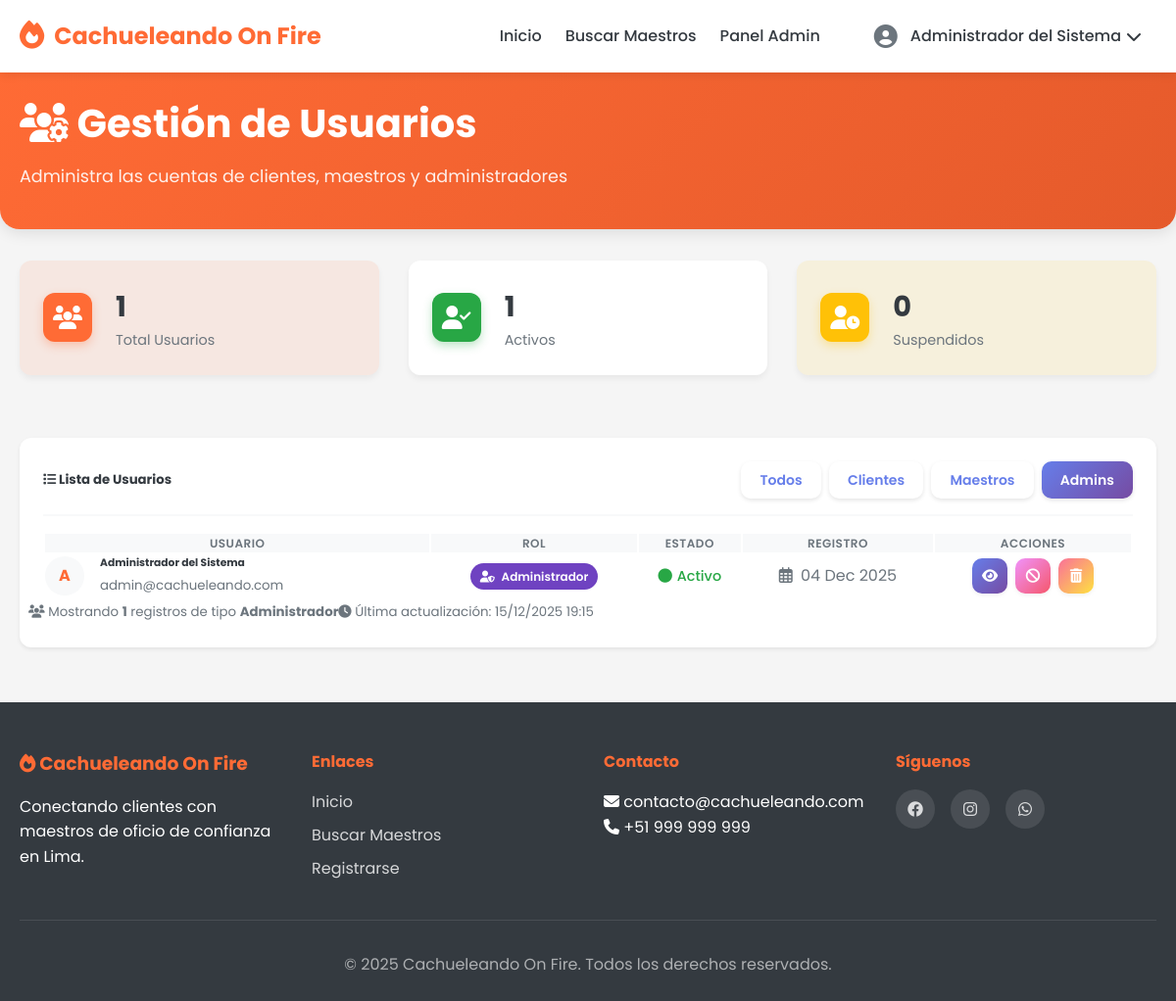
Screenshot of /admin/usuarios?tipo=administrador (signed in) with the database file from the repository.
### tables this page shows
CREATE TABLE IF NOT EXISTS `usuarios` (
  `id` INT(11) NOT NULL AUTO_INCREMENT,
  `tipo_usuario` ENUM('cliente', 'maestro', 'administrador') NOT NULL,
  `nombre_completo` VARCHAR(255) NOT NULL,
  `email` VARCHAR(255) NOT NULL UNIQUE,
  `password` VARCHAR(255) NOT NULL,
  `telefono` VARCHAR(20) DEFAULT NULL,
  `dni` VARCHAR(20) DEFAULT NULL,
  `foto_perfil` VARCHAR(255) DEFAULT NULL,
  `chapa` VARCHAR(100) DEFAULT NULL,
  `estado` ENUM('activo', 'suspendido', 'eliminado') DEFAULT 'activo',
  `fecha_registro` DATETIME DEFAULT CURRENT_TIMESTAMP,
  `ultimo_acceso` DATETIME DEFAULT NULL,
  PRIMARY KEY (`id`),
  INDEX `idx_email` (`email`),
  INDEX `idx_tipo_usuario` (`tipo_usuario`)
);

### controllers/AdminController.php (called while the page is built, shortened)
<?php
class AdminController extends Controller {
    private $usuarioModel;
    public function __construct() {
        $this->usuarioModel = new Usuario($this->db);
    }
    public function usuarios() {
        $tipo = $_GET['tipo'] ?? null;
        $usuarios = $this->usuarioModel->getAll($tipo);
        $usuario_view = $_SESSION['usuario_view'] ?? null;
        $data = [
            'usuarios' => $usuarios,
            'tipo' => $tipo,
            'usuario_view' => $usuario_view
        ];
        $this->view('admin/usuarios', $data);
    }
}

### index.php (called while the page is built, shortened)
<?php
require_once 'config/config.php';
require_once 'config/database.php';
require_once 'core/Controller.php';
$router = new Router();
$router->addRoute('', 'HomeController', 'index');
$router->addRoute('home', 'HomeController', 'index');
$router->addRoute('buscar', 'BuscarController', 'index');
$router->addRoute('maestro/perfil', 'MaestroController', 'verPerfil');
$router->addRoute('login', 'AuthController', 'login');
$router->addRoute('register', 'AuthController', 'register');
$router->addRoute('logout', 'AuthController', 'logout');
$router->addRoute('auth/login', 'AuthController', 'processLogin');
$router->addRoute('auth/register', 'AuthController', 'processRegister');
$router->addRoute('cliente/dashboard', 'ClienteController', 'dashboard');
$router->addRoute('cliente/perfil', 'ClienteController', 'perfil');
$router->addRoute('cliente/historial', 'ClienteController', 'historial');
$router->addRoute('cliente/calificaciones', 'ClienteController', 'calificaciones');
$router->addRoute('cliente/calificar', 'ClienteController', 'calificar');
$router->addRoute('maestro/dashboard', 'MaestroController', 'dashboard');
$router->addRoute('maestro/perfil-editar', 'MaestroController', 'editarPerfil');
$router->addRoute('maestro/portafolio', 'MaestroController', 'portafolio');
$router->addRoute('maestro/disponibilidad', 'MaestroController', 'disponibilidad');
$router->addRoute('maestro/calificaciones', 'MaestroController', 'calificaciones');
$router->addRoute('maestro/historial', 'MaestroController', 'historial');
$router->addRoute('maestro/configuracion', 'MaestroController', 'configuracion');
$router->addRoute('admin/dashboard', 'AdminController', 'dashboard');
$router->addRoute('admin/maestros', 'AdminController', 'maestros');
$router->addRoute('admin/validar-perfil', 'AdminController', 'validarPerfil');
$router->addRoute('admin/estadisticas', 'AdminController', 'estadisticas');
$router->addRoute('admin/usuarios', 'AdminController', 'usuarios');
$router->addRoute('admin/reportes', 'AdminController', 'reportes');
$router->addRoute('admin/reportes-mensuales', 'AdminController', 'reportesMensuales');
$router->addRoute('admin/get-maestro-details', 'AdminController', 'getMaestroDetails');
$router->addRoute('admin/pagos', 'AdminController', 'pagos');
$router->addRoute('pago/procesar', 'PagoController', 'procesarPago');
$router->addRoute('pago/verificar', 'PagoController', 'verificarPago');
$router->addRoute('pago/cerrar-modal', 'PagoController', 'cerrarModal');
$router->addRoute('api/buscar', 'ApiController', 'buscar');
$router->addRoute('api/disponibilidad', 'ApiController', 'actualizarDisponibilidad');
$router->addRoute('api/calificar', 'ApiController', 'calificar');
$router->addRoute('api/notificaciones/marcar', 'ApiController', 'marcarNotificacion');
$url = isset($_GET['url']) ? $_GET['url'] : '';
$router->dispatch($url);

### config/config.php (called while the page is built, shortened)
<?php
spl_autoload_register(function ($class) {
    $paths = [
        BASE_PATH . 'models/' . $class . '.php',
        BASE_PATH . 'controllers/' . $class . '.php',
        BASE_PATH . 'core/' . $class . '.php'
    ];
    foreach ($paths as $path) {
        if (file_exists($path)) {
            return;
        }
    }
});

### config/database.php (called while the page is built, shortened)
<?php
class Database {
    private $host = '127.0.0.1';
    private $port = 33065;
    private $db_name = 'cachueleando_on_fire';
    private $username = 'root';
    private $password = '';
    public function getConnection() {
        $this->conn = null;
        try {
            $dsn = "mysql:host=" . $this->host . ";port=" . $this->port . ";dbname=" . $this->db_name . ";charset=utf8mb4";
            $this->conn = new PDO(
                $dsn,
                $this->username,
                $this->password,
                array(
                    PDO::ATTR_ERRMODE => PDO::ERRMODE_EXCEPTION,
                    PDO::ATTR_DEFAULT_FETCH_MODE => PDO::FETCH_ASSOC,
                    PDO::ATTR_EMULATE_PREPARES => false
                )
            );
        } catch(PDOException $exception) {
            error_log("Error de conexión: " . $exception->getMessage());
            die("Error de conexión a la base de datos. Por favor, contacte al administrador.");
        }
        return $this->conn;
    }
}

### models/Usuario.php (called while the page is built, shortened)
<?php
class Usuario {
    private $conn;
    private $table = 'usuarios';
    public function __construct($db) {
        $this->conn = $db;
    }
    public function getAll($tipo = null) {
        $query = "SELECT * FROM {$this->table} WHERE estado != 'eliminado'";
        if ($tipo) {
            $query .= " AND tipo_usuario = :tipo";
        }
        $query .= " ORDER BY fecha_registro DESC";
        $stmt = $this->conn->prepare($query);
        if ($tipo) {
            $stmt->bindParam(':tipo', $tipo);
        }
        $stmt->execute();
        return $stmt->fetchAll();
    }
}

### views/admin/usuarios.php (the view, shortened to what this page needs)
<div class="page-header">
    <div class="container">
        <h1><i class="fas fa-users-cog"></i> Gestión de Usuarios</h1>
        <p>Administra las cuentas de clientes, maestros y administradores</p>
    </div>
</div>
<div class="container">
    <div class="row mb-4">
        <div class="col-4">
            <div class="stat-card bg-primary-light">
                <div class="stat-icon"><i class="fas fa-users"></i></div>
                <div class="stat-info">
                    <h3><?php echo count($usuarios); ?></h3>
                    <p>Total Usuarios</p>
                </div>
            </div>
        </div>
        <div class="col-4">
            <div class="stat-card bg-success-light">
                <div class="stat-icon"><i class="fas fa-user-check"></i></div>
                <div class="stat-info">
                    <h3><?php echo count(array_filter($usuarios, fn($u) => $u['estado'] === 'activo')); ?></h3>
                    <p>Activos</p>
                </div>
            </div>
        </div>
        <div class="col-4">
            <div class="stat-card bg-warning-light">
                <div class="stat-icon"><i class="fas fa-user-clock"></i></div>
                <div class="stat-info">
                    <h3><?php echo count(array_filter($usuarios, fn($u) => $u['estado'] === 'suspendido')); ?></h3>
                    <p>Suspendidos</p>
                </div>
            </div>
        </div>
    </div>
    <div class="card shadow-sm border-0 rounded-lg">
        <div class="card-header bg-white py-3 d-flex justify-content-between align-items-center">
            <h5 class="mb-0 text-primary font-weight-bold"><i class="fas fa-list"></i> Lista de Usuarios</h5>
            <div class="card-actions">
                <div class="btn-group">
                    <a href="<?php echo BASE_URL; ?>admin/usuarios" class="btn btn-sm <?php echo !$tipo ? 'btn-primary' : 'btn-outline-primary'; ?>">Todos</a>
                    <a href="<?php echo BASE_URL; ?>admin/usuarios?tipo=cliente" class="btn btn-sm <?php echo $tipo === 'cliente' ? 'btn-primary' : 'btn-outline-primary'; ?>">Clientes</a>
                    <a href="<?php echo BASE_URL; ?>admin/usuarios?tipo=maestro" class="btn btn-sm <?php echo $tipo === 'maestro' ? 'btn-primary' : 'btn-outline-primary'; ?>">Maestros</a>
                    <a href="<?php echo BASE_URL; ?>admin/usuarios?tipo=administrador" class="btn btn-sm <?php echo $tipo === 'administrador' ? 'btn-primary' : 'btn-outline-primary'; ?>">Admins</a>
                </div>
            </div>
        </div>
        <div class="card-body p-0">
            <div class="table-responsive">
                <table class="table table-hover mb-0 align-middle">
                    <thead class="bg-light text-muted">
                        <tr>
                            <th class="border-0 px-4 py-3 text-center">Usuario</th>
                            <th class="border-0 py-3 text-center">Rol</th>
                            <th class="border-0 py-3 text-center">Estado</th>
                            <th class="border-0 py-3 text-center">Registro</th>
                            <th class="border-0 px-4 py-3 text-center">Acciones</th>
                        </tr>
                    </thead>
                    <tbody>
                        <?php if (isset($usuarios) && count($usuarios) > 0): ?>
                            <?php foreach ($usuarios as $u): ?>
                                <tr>
                                    <td class="px-4 py-3">
                                        <div class="d-flex align-items-center justify-content-center">
                                            <div class="avatar-circle me-3">
                                                <?php if (!empty($u['foto_perfil'])): ?>
                                                    <img src="<?php echo UPLOAD_URL . $u['foto_perfil']; ?>" alt="Avatar">
                                                <?php else: ?>
                                                    <span><?php echo strtoupper(substr($u['nombre_completo'], 0, 1)); ?></span>
                                                <?php endif; ?>
                                            </div>
                                            <div class="text-start">
                                                <h6 class="mb-0 text-dark font-weight-bold"><?php echo htmlspecialchars($u['nombre_completo']); ?></h6>
                                                <small class="text-muted"><?php echo htmlspecialchars($u['email']); ?></small>
                                            </div>
                                        </div>
                                    </td>
                                    <td class="py-3 text-center">
                                        <?php
                                            $roleClass = match($u['tipo_usuario']) {
                                                'administrador' => 'badge-purple',
                                                'maestro' => 'badge-info',
                                                default => 'badge-secondary'
                                            };
                                            $roleIcon = match($u['tipo_usuario']) {
                                                'administrador' => 'fa-user-shield',
                                                'maestro' => 'fa-hard-hat',
                                                default => 'fa-user'
                                            };
                                        ?>
                                        <span class="badge-pill <?php echo $roleClass; ?>">
                                            <i class="fas <?php echo $roleIcon; ?> me-1"></i> <?php echo ucfirst($u['tipo_usuario']); ?>
                                        </span>
                                    </td>
                                    <td class="py-3 text-center">
                                        <span class="status-indicator status-<?php echo $u['estado']; ?>">
                                            <i class="fas fa-circle"></i> <?php echo ucfirst($u['estado']); ?>
                                        </span>
                                    </td>
                                    <td class="py-3 text-center text-muted">
                                        <i class="far fa-calendar-alt me-1"></i> <?php echo date('d M Y', strtotime($u['fecha_registro'])); ?>
                                    </td>
                                    <td class="px-4 py-3">
                                        <div class="action-buttons d-flex justify-content-center gap-2">
                                            <button type="button"
                                                    class="btn-icon btn-icon-primary view-user-btn"
                                                    title="Ver Detalle"
                                                    data-user='<?php echo htmlspecialchars(json_encode($u), ENT_QUOTES, 'UTF-8'); ?>'>
                                                <i class="fas fa-eye"></i>
                                            </button>
                                            <?php if ($u['estado'] !== 'suspendido'): ?>
                                            <button type="button"
                                                    class="btn-icon btn-icon-warning suspend-user-btn"
                                                    title="Suspender"
                                                    data-user-id="<?php echo $u['id']; ?>"
                                                    data-user-name="<?php echo htmlspecialchars($u['nombre_completo']); ?>"
                                                    data-action="suspender">
                                                <i class="fas fa-ban"></i>
                                            </button>
                                            <?php endif; ?>
                                            <button type="button"
                                                    class="btn-icon btn-icon-danger delete-user-btn"
                                                    title="Eliminar"
                                                    data-user-id="<?php echo $u['id']; ?>"
                                                    data-user-name="<?php echo htmlspecialchars($u['nombre_completo']); ?>"
                                                    data-action="eliminar">
                                                <i class="fas fa-trash-alt"></i>
                                            </button>
                                        </div>
                                    </td>
                                </tr>
                            <?php endforeach; ?>
                        <?php else: ?>
                            <tr><td colspan="5" class="text-center py-5 text-muted">No se encontraron usuarios.</td></tr>
                        <?php endif; ?>
                    </tbody>
                </table>
            </div>
        </div>
        <div class="card-footer bg-white py-3 border-top">
            <div class="row align-items-center">
                <div class="col-md-6">
                    <small class="text-muted">
                        <i class="fas fa-users me-2"></i>
                        Mostrando <strong><?php echo count($usuarios); ?></strong> registros
                        <?php if ($tipo): ?>
                            de tipo <strong><?php echo ucfirst($tipo); ?></strong>
                        <?php endif; ?>
                    </small>
                </div>
                <div class="col-md-6 text-end">
                    <small class="text-muted">
                        <i class="fas fa-clock me-2"></i>
                        Última actualización: <?php echo date('d/m/Y H:i'); ?>
                    </small>
                </div>
            </div>
        </div>
    </div>
</div>

### rows the page displays
usuarios: estado "1", estado "0", nombre_completo "A", nombre_completo "Administrador del Sistema", email "admin@cachueleando.com", tipo_usuario "Administrador", estado "Activo", fecha_registro "04 Dec 2025"

### other values shown
$_SESSION['nombre_completo'] "Administrador del Sistema"
count($usuarios) "1"
$tipo "Administrador"
